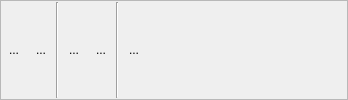
      <widget class="QFrame" name="frame_2" >
       <property name="frameShape" >
        <enum>QFrame::StyledPanel</enum>
       </property>
       <property name="frameShadow" >
        <enum>QFrame::Raised</enum>
       </property>
       <layout class="QHBoxLayout" >
        <property name="spacing" >
         <number>3</number>
        </property>
        <property name="leftMargin" >
         <number>1</number>
        </property>
        <property name="topMargin" >
         <number>1</number>
        </property>
        <property name="rightMargin" >
         <number>1</number>
        </property>
        <property name="bottomMargin" >
         <number>1</number>
        </property>
        <item>
         <widget class="QToolButton" name="tbShaderExecute" >
          <property name="toolTip" >
           <string>Debug Shader (Ctrl+F5)</string>
          </property>
          <property name="text" >
           <string>...</string>
          </property>
          <property name="icon" >
           <iconset resource="../glslDevil.qrc" >:/icons/icons/shader-execute_32.png</iconset>
          </property>
          <property name="shortcut" >
           <string>Ctrl+F5</string>
          </property>
          <property name="autoRaise" >
           <bool>true</bool>
          </property>
         </widget>
        </item>
        <item>
         <widget class="QToolButton" name="tbShaderReset" >
          <property name="toolTip" >
           <string>Reset Debug Session (Ctrl+Shift+F5)</string>
          </property>
          <property name="text" >
           <string>...</string>
          </property>
          <property name="icon" >
           <iconset resource="../glslDevil.qrc" >:/icons/icons/shader-reset_32.png</iconset>
          </property>
          <property name="shortcut" >
           <string>Ctrl+Shift+F5</string>
          </property>
          <property name="autoRaise" >
           <bool>true</bool>
          </property>
         </widget>
        </item>
        <item>
         <widget class="Line" name="line_4" >
          <property name="orientation" >
           <enum>Qt::Vertical</enum>
          </property>
         </widget>
        </item>
        <item>
         <widget class="QToolButton" name="tbShaderStep" >
          <property name="toolTip" >
           <string>Step (F11)</string>
          </property>
          <property name="text" >
           <string>...</string>
          </property>
          <property name="icon" >
           <iconset resource="../glslDevil.qrc" >:/icons/icons/shader-next_32.png</iconset>
          </property>
          <property name="shortcut" >
           <string>F11</string>
          </property>
          <property name="autoRaise" >
           <bool>true</bool>
          </property>
         </widget>
        </item>
        <item>
         <widget class="QToolButton" name="tbShaderStepOver" >
          <property name="toolTip" >
           <string>Step Over (F10)</string>
          </property>
          <property name="text" >
           <string>...</string>
          </property>
          <property name="icon" >
           <iconset resource="../glslDevil.qrc" >:/icons/icons/go-jump-over_32.png</iconset>
          </property>
          <property name="shortcut" >
           <string>F10</string>
          </property>
          <property name="autoRaise" >
           <bool>true</bool>
          </property>
         </widget>
        </item>
        <item>
         <widget class="Line" name="line_5" >
          <property name="orientation" >
           <enum>Qt::Vertical</enum>
          </property>
         </widget>
        </item>
        <item>
         <widget class="QToolButton" name="tbShaderFragmentOptions" >
          <property name="toolTip" >
           <string>Edit Per-Fragment Options ... (F4)</string>
          </property>
          <property name="text" >
           <string>...</string>
          </property>
          <property name="icon" >
           <iconset resource="../glslDevil.qrc" >:/icons/icons/shader-dbg-code_32.png</iconset>
          </property>
          <property name="shortcut" >
           <string>F4</string>
          </property>
          <property name="autoRaise" >
           <bool>true</bool>
          </property>
         </widget>
        </item>
        <item>
         <spacer>
          <property name="orientation" >
           <enum>Qt::Horizontal</enum>
          </property>
          <property name="sizeHint" >
           <size>
            <width>200</width>
            <height>20</height>
           </size>
          </property>
         </spacer>
        </item>
       </layout>
      </widget>
